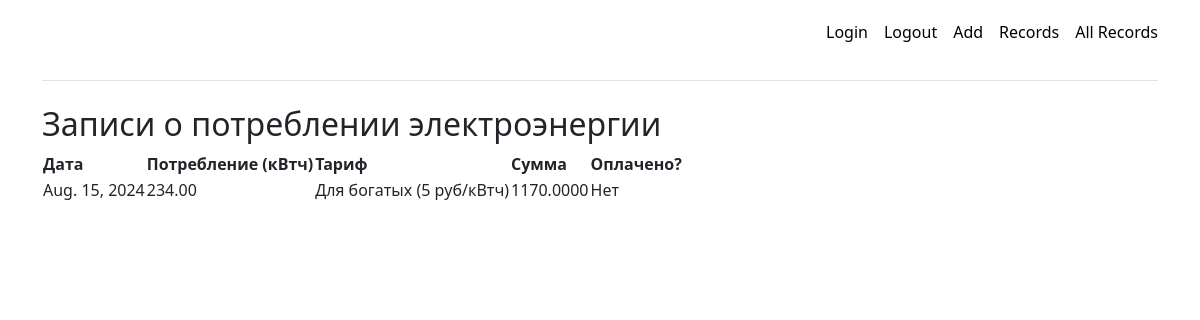
The page /records/ (signed in) on the database its author committed.
### accounts/models.py (models this page shows, shortened)
class ConsumptionRecord(models.Model):
    consumer = models.ForeignKey(Consumer, on_delete=models.CASCADE)
    date = models.DateField(verbose_name=u"Дата показаний")
    kwh_consumed = models.DecimalField(max_digits=10, decimal_places=2, verbose_name=u"кВт использовано")
    tariff = models.ForeignKey(Tariff, on_delete=models.CASCADE, verbose_name=u"Тариф")
    paid = models.BooleanField(default=False, verbose_name=u"Оплачео?")
    def total_cost(self):
        return self.kwh_consumed * self.tariff.rate_per_kwh

class Tariff(models.Model):
    name = models.CharField(max_length=100, verbose_name=u"Название тарифа")
    rate_per_kwh = models.DecimalField(max_digits=10, decimal_places=2, verbose_name=u"Тариф в руб./кВтч")

### accounts/views.py (the view)
# urls.py: path('records/', views.consumption_records, name='consumption_records'),
@login_required(login_url='login')
def consumption_records(request):
    records = ConsumptionRecord.objects.filter(consumer=request.user.consumer)
    return render(request, 'accounts/consumption_records.html', {'records': records})

### templates/accounts/consumption_records.html (shortened to what this page needs)
<!DOCTYPE html>
<html lang="en">
<head>
    <link rel="stylesheet" href="https://cdn.jsdelivr.net/npm/bootstrap@5.3.2/dist/css/bootstrap.min.css"
>
    <div class="d-flex flex-column flex-md-row align-items-center pb-3 mb-4 border-bottom">
      <nav class="d-inline-flex mt-2 mt-md-0 ms-md-auto">
        <a class="me-3 py-2 link-body-emphasis text-decoration-none" href="/login">Login</a>
        <a class="me-3 py-2 link-body-emphasis text-decoration-none" href="/logout">Logout</a>
        <a class="me-3 py-2 link-body-emphasis text-decoration-none" href="/add">Add</a>
        <a class="me-3 py-2 link-body-emphasis text-decoration-none" href="/records">Records </a>
        <a class="py-2 link-body-emphasis text-decoration-none" href="/all-records">All Records</a>
      </nav>
    </div>
</head>
<body class="container">
    <h2>Записи о потреблении электроэнергии</h2>
    <table>
        <tr>
            <th>Дата</th>
            <th>Потребление (кВтч)</th>
            <th>Тариф</th>
            <th>Сумма</th>
            <th>Оплачено?</th>
        </tr>
        {% for record in records %}
        <tr>
            <td>{{ record.date }}</td>
            <td>{{ record.kwh_consumed }}</td>
            <td>{{ record.tariff.name }}</td>
            <td>{{ record.total_cost }}</td>
            <td>{{ record.paid|yesno:"Да,Нет" }}</td>
        </tr>
        {% endfor %}
    </table>
</body>
</html>

### rows shown on the page
ConsumptionRecord: date "Aug. 15, 2024", kwh_consumed "234.00", tariff.name "Для богатых (5 руб/кВтч)", total_cost "1170.0000", paid "Нет"
